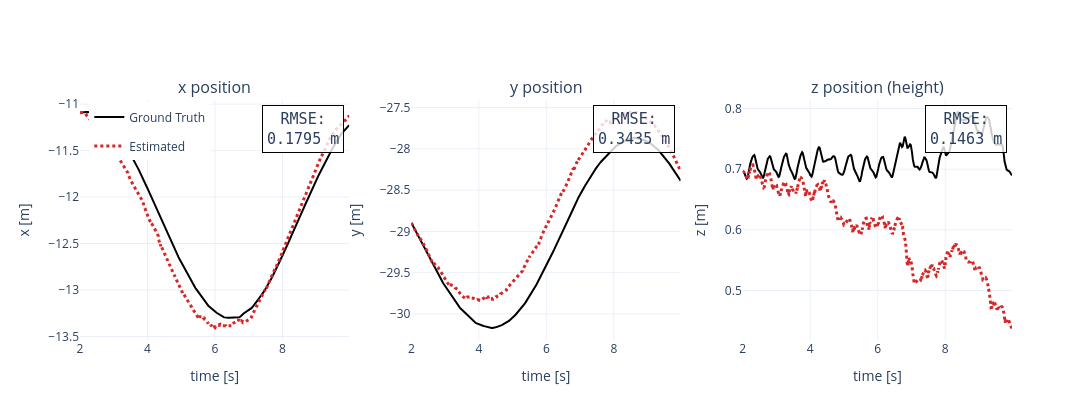

Notebook cell for this chart:
### Code cell
fig = make_subplots(rows=1, cols=3, subplot_titles=("x position", "y position", "z position (height)"))

# Store RMSE values for annotations
rmse_values = {'x': [], 'y': [], 'z': []}

if GROUND_TRUTH:
    gt_times = np.array([row["timestamp_s"] for row in GROUND_TRUTH])
    gt_xs = np.array([row["x"] for row in GROUND_TRUTH])
    gt_ys = np.array([row["y"] for row in GROUND_TRUTH])
    gt_zs = np.array([row["z"] for row in GROUND_TRUTH])
    
    # Plot ground truth first (as reference)
    gt_line = dict(color="black", width=2, dash="solid")
    fig.add_trace(go.Scatter(x=gt_times, y=gt_xs, mode="lines", name="Ground Truth", 
                             line=gt_line, legendgroup="gt"), row=1, col=1)
    fig.add_trace(go.Scatter(x=gt_times, y=gt_ys, mode="lines", name="Ground Truth", 
                             line=gt_line, legendgroup="gt", showlegend=False), row=1, col=2)
    fig.add_trace(go.Scatter(x=gt_times, y=gt_zs, mode="lines", name="Ground Truth", 
                             line=gt_line, legendgroup="gt", showlegend=False), row=1, col=3)

# Plot estimator results and calculate RMSE
for variant, result in DISPLAY_RESULTS.items():
    trajectory = result["trajectory"]
    times = np.array([row["timestamp_s"] for row in trajectory])
    xs = np.array([row["x"] for row in trajectory])
    ys = np.array([row["y"] for row in trajectory])
    zs = np.array([row["z"] for row in trajectory])
    line = dict(color=COLORS[variant], width=3, dash=LINE_STYLES[variant])
    fig.add_trace(go.Scatter(x=times, y=xs, mode="lines", name=LABELS[variant], line=line, legendgroup=variant), row=1, col=1)
    fig.add_trace(go.Scatter(x=times, y=ys, mode="lines", name=LABELS[variant], line=line, legendgroup=variant, showlegend=False), row=1, col=2)
    fig.add_trace(go.Scatter(x=times, y=zs, mode="lines", name=LABELS[variant], line=line, legendgroup=variant, showlegend=False), row=1, col=3)
    
    # Calculate RMSE if ground truth is available
    if GROUND_TRUTH:
        # Interpolate ground truth to match estimator timestamps
        gt_xs_interp = np.interp(times, gt_times, gt_xs)
        gt_ys_interp = np.interp(times, gt_times, gt_ys)
        gt_zs_interp = np.interp(times, gt_times, gt_zs)
        
        rmse_x = np.sqrt(np.mean((xs - gt_xs_interp)**2))
        rmse_y = np.sqrt(np.mean((ys - gt_ys_interp)**2))
        rmse_z = np.sqrt(np.mean((zs - gt_zs_interp)**2))
        
        rmse_values['x'].append(f"{rmse_x:.4f} m")
        rmse_values['y'].append(f"{rmse_y:.4f} m")
        rmse_values['z'].append(f"{rmse_z:.4f} m")

fig.update_xaxes(title_text="time [s]", row=1, col=1)
fig.update_xaxes(title_text="time [s]", row=1, col=2)
fig.update_xaxes(title_text="time [s]", row=1, col=3)
fig.update_yaxes(title_text="x [m]", row=1, col=1)
fig.update_yaxes(title_text="y [m]", row=1, col=2)
fig.update_yaxes(title_text="z [m]", row=1, col=3)

# Add RMSE annotations to each subplot
if GROUND_TRUTH:
    # X subplot annotation
    fig.add_annotation(
        text="RMSE:<br>" + "<br>".join(rmse_values['x']),
        xref="x domain", yref="y domain",
        x=0.98, y=0.98,
        xanchor="right", yanchor="top",
        showarrow=False,
        font=dict(size=15, family="monospace"),
        bgcolor="rgba(255, 255, 255, 0.8)",
        bordercolor="black",
        borderwidth=1,
        borderpad=4
    )
    
    # Y subplot annotation
    fig.add_annotation(
        text="RMSE:<br>" + "<br>".join(rmse_values['y']),
        xref="x2 domain", yref="y2 domain",
        x=0.98, y=0.98,
        xanchor="right", yanchor="top",
        showarrow=False,
        font=dict(size=15, family="monospace"),
        bgcolor="rgba(255, 255, 255, 0.8)",
        bordercolor="black",
        borderwidth=1,
        borderpad=4
    )
    
    # Z subplot annotation
    fig.add_annotation(
        text="RMSE:<br>" + "<br>".join(rmse_values['z']),
        xref="x3 domain", yref="y3 domain",
        x=0.98, y=0.98,
        xanchor="right", yanchor="top",
        showarrow=False,
        font=dict(size=15, family="monospace"),
        bgcolor="rgba(255, 255, 255, 0.8)",
        bordercolor="black",
        borderwidth=1,
        borderpad=4
    )

fig.update_layout(height=420, width=1600, template="plotly_white", legend=dict(x=0.01, y=0.99))
fig.show()

### Figure 1 — Plotly figure (JSON) as saved in the notebook; plotly's stock layout.template omitted (floating-point values rounded to 4 significant figures; data arrays with more than 128 entries replaced by an {"elided": "..."} marker saying what was removed)
{"data": [{"legendgroup": "gt", "line": {"color": "black", "dash": "solid", "width": 2}, "mode": "lines", "name": "Ground Truth", "type": "scatter", "x": {"elided": "400 float values"}, "xaxis": "x", "y": {"elided": "400 float values"}, "yaxis": "y"}, {"legendgroup": "gt", "line": {"color": "black", "dash": "solid", "width": 2}, "mode": "lines", "name": "Ground Truth", "showlegend": false, "type": "scatter", "x": {"elided": "400 float values"}, "xaxis": "x2", "y": {"elided": "400 float values"}, "yaxis": "y2"}, {"legendgroup": "gt", "line": {"color": "black", "dash": "solid", "width": 2}, "mode": "lines", "name": "Ground Truth", "showlegend": false, "type": "scatter", "x": {"elided": "400 float values"}, "xaxis": "x3", "y": {"elided": "400 float values"}, "yaxis": "y3"}, {"legendgroup": "fixed_lag_single_bias", "line": {"color": "#d62728", "dash": "dot", "width": 3}, "mode": "lines", "name": "Estimated", "type": "scatter", "x": {"elided": "691 float values"}, "xaxis": "x", "y": {"elided": "691 float values"}, "yaxis": "y"}, {"legendgroup": "fixed_lag_single_bias", "line": {"color": "#d62728", "dash": "dot", "width": 3}, "mode": "lines", "name": "Estimated", "showlegend": false, "type": "scatter", "x": {"elided": "691 float values"}, "xaxis": "x2", "y": {"elided": "691 float values"}, "yaxis": "y2"}, {"legendgroup": "fixed_lag_single_bias", "line": {"color": "#d62728", "dash": "dot", "width": 3}, "mode": "lines", "name": "Estimated", "showlegend": false, "type": "scatter", "x": {"elided": "691 float values"}, "xaxis": "x3", "y": {"elided": "691 float values"}, "yaxis": "y3"}], "layout": {"annotations": [{"font": {"size": 16}, "showarrow": false, "text": "x position", "x": 0.1444, "xanchor": "center", "xref": "paper", "y": 1, "yanchor": "bottom", "yref": "paper"}, {"font": {"size": 16}, "showarrow": false, "text": "y position", "x": 0.5, "xanchor": "center", "xref": "paper", "y": 1, "yanchor": "bottom", "yref": "paper"}, {"font": {"size": 16}, "showarrow": false, "text": "z position (height)", "x": 0.8556, "xanchor": "center", "xref": "paper", "y": 1, "yanchor": "bottom", "yref": "paper"}, {"bgcolor": "rgba(255, 255, 255, 0.8)", "bordercolor": "black", "borderpad": 4, "borderwidth": 1, "font": {"family": "monospace", "size": 15}, "showarrow": false, "text": "RMSE:<br>0.1795 m", "x": 0.98, "xanchor": "right", "xref": "x domain", "y": 0.98, "yanchor": "top", "yref": "y domain"}, {"bgcolor": "rgba(255, 255, 255, 0.8)", "bordercolor": "black", "borderpad": 4, "borderwidth": 1, "font": {"family": "monospace", "size": 15}, "showarrow": false, "text": "RMSE:<br>0.3435 m", "x": 0.98, "xanchor": "right", "xref": "x2 domain", "y": 0.98, "yanchor": "top", "yref": "y2 domain"}, {"bgcolor": "rgba(255, 255, 255, 0.8)", "bordercolor": "black", "borderpad": 4, "borderwidth": 1, "font": {"family": "monospace", "size": 15}, "showarrow": false, "text": "RMSE:<br>0.1463 m", "x": 0.98, "xanchor": "right", "xref": "x3 domain", "y": 0.98, "yanchor": "top", "yref": "y3 domain"}], "height": 420, "legend": {"x": 0.01, "y": 0.99}, "width": 1600, "xaxis": {"anchor": "y", "domain": [0, 0.2889], "title": {"text": "time [s]"}}, "xaxis2": {"anchor": "y2", "domain": [0.3556, 0.6444], "title": {"text": "time [s]"}}, "xaxis3": {"anchor": "y3", "domain": [0.7111, 1], "title": {"text": "time [s]"}}, "yaxis": {"anchor": "x", "domain": [0, 1], "title": {"text": "x [m]"}}, "yaxis2": {"anchor": "x2", "domain": [0, 1], "title": {"text": "y [m]"}}, "yaxis3": {"anchor": "x3", "domain": [0, 1], "title": {"text": "z [m]"}}}}
